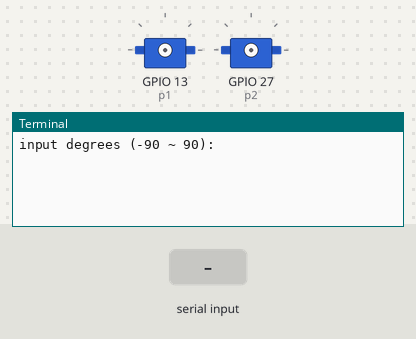
Bench run of a program on a simulated Raspberry Pi (BCM pin numbers). On the bench: 2 × servo, the last lines printed to the terminal. The inputs (shaded band) are chosen by the test bench. Servo angles are drawn from the pulse width (0.5 ms = 0°, 2.5 ms = 180°). At 4.0 s the program stops and its outputs stay as they are.

Above: at 1.2 s.
1.3 s: "set" typed at the terminal, then Enter
At 2.3 s:
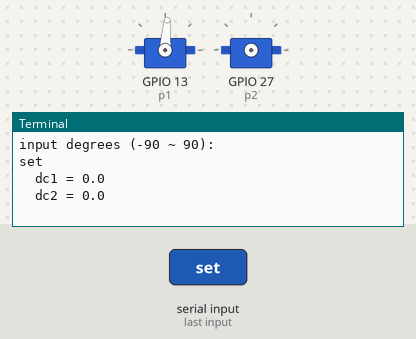
4.0 s: "5" typed at the terminal, then Enter
At 5.2 s:
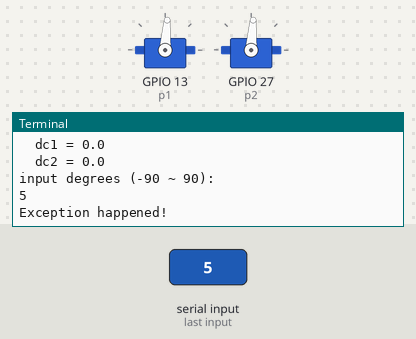

Measured:
- after the input at 1.3 s, the terminal: prints a new line at once (image 1)
- after the input at 4.0 s, the terminal: prints a new line at once (image 2)

The program:

manual_servo.py
```python
import time

import RPi.GPIO as GPIO
GPIO.setmode(GPIO.BCM)

GPIO.setup(13, GPIO.OUT)
GPIO.setup(27, GPIO.OUT)

p1 = GPIO.PWM(13, 50)
p2 = GPIO.PWM(27, 50)

p1.start(0.0)
p2.start(0.0)

while True:
    try:
        a = []
        a = input("input degrees (-90 ~ 90):").split()

        if a[0] == "set":
            dc1 = float(0.0)
            dc2 = float(0.0)
        else:
            dc1 = 2.5 + (12.0 - 2.5) / 180 * (float(a[0]) + 90)
            dc2 = 2.5 + (12.0 - 2.5) / 180 * (float(a[1]) + 90)

        print(f"  dc1 = {dc1}")
        print(f"  dc2 = {dc2}")

        p1.ChangeDutyCycle(dc1)
        time.sleep(0.3)
        p1.ChangeDutyCycle(7.25)
        time.sleep(0.3)
        p1.ChangeDutyCycle(0.0)
        time.sleep(0.3)

        p2.ChangeDutyCycle(dc2)
        time.sleep(0.3)
        p2.ChangeDutyCycle(7.25)
        time.sleep(0.3)
        p2.ChangeDutyCycle(0.0)
        time.sleep(0.3)
    except:
        print("Exception happened!")
        p1.stop()
        p2.stop()
        GPIO.cleanup()
        exit()
```
